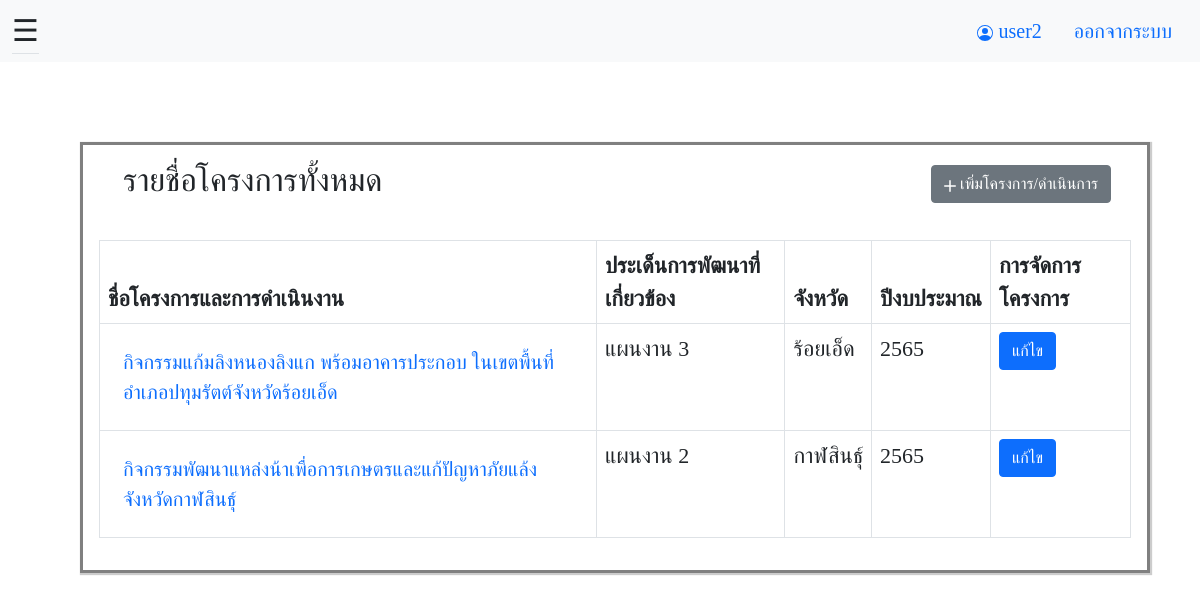
Screenshot of /index/index.php (signed in) with the database file from the repository.
### tables this page shows
CREATE TABLE `project` (
  `project_id` int(11) NOT NULL,
  `project_name` varchar(100) NOT NULL,
  `development_subject` varchar(200) NOT NULL,
  `project_roadmap` varchar(100) NOT NULL,
  `project_main` varchar(100) NOT NULL,
  `project_sub` varchar(100) NOT NULL,
  `operation_type` varchar(200) NOT NULL,
  `project_code` varchar(100) NOT NULL,
  `use_budget` varchar(200) NOT NULL,
  `budget_year` varchar(200) NOT NULL,
  `institution` varchar(100) NOT NULL,
  `province` varchar(100) NOT NULL,
  `target_user` varchar(100) NOT NULL,
  `project_objective` varchar(200) NOT NULL,
  `project_result` varchar(200) NOT NULL,
  `project_additional` varchar(200) NOT NULL,
  `budget_province_plan` int(11) DEFAULT NULL,
  `budget_province_receive` int(11) DEFAULT NULL,
  `budget_province_use` int(11) DEFAULT NULL,
  `budget_department_plan` int(11) DEFAULT NULL,
  `budget_department_receive` int(11) DEFAULT NULL,
  `budget_department_use` int(11) DEFAULT NULL,
  `budget_local_plan` int(11) DEFAULT NULL,
  `budget_local_receive` int(11) DEFAULT NULL,
  `budget_local_use` int(11) DEFAULT NULL,
  `budget_private_plan` int(11) DEFAULT NULL,
  `budget_private_receive` int(11) DEFAULT NULL,
  `budget_private_use` int(11) DEFAULT NULL,
  `user_id` int(11) NOT NULL,
  `file_path` varchar(200) NOT NULL
);

### index/index.php (the view, shortened to what this page needs)
<!DOCTYPE html>
<html lang="en">
<head>
  <?php include "../connect.php" ?>
</head>
<body>
  <?php
  $stmt = $pdo->prepare("SELECT * FROM project");
  $stmt->execute();
  ?>
  <header>
    <nav class="navbar navbar-expand-lg navbar-light bg-light">
      <div class="container-fluid">
        <ul class="nav nav-tabs">
          <li class="nav-item">
            <span clss="marginle" style="font-size:30px;cursor:pointer" onclick="openNav()">&#9776; </span>
          </li>
        </ul>
        <ul class="nav justify-content-end">
          <li class="nav-item">
              <a class=nav-link active aria-current="page"> <?php
echo $_COOKIE["user_name"]; ?></a>
        </li>
          <li class="nav-item">
            <a class="nav-link active" aria-current="page" href="../login/index.php">ออกจากระบบ</a>
          </li>
        </ul>
  </header>
  <div id="main" class="main bd-main order-1">
    <div class="bd-intro ps-lg-4">
      <div class="d-md-flex flex-md-row-reverse align-items-center justify-content-between">
        <a class="btn btn-secondary" href="add_project.php" title="add_project" rel="noopener" style="margin-right: 20px;"><svg xmlns="http://www.w3.org/2000/svg" width="12" height="12" fill="currentColor" class="bi bi-plus-lg" viewBox="0 0 16 16">
            <path d="M8 0a1 1 0 0 1 1 1v6h6a1 1 0 1 1 0 2H9v6a1 1 0 1 1-2 0V9H1a1 1 0 0 1 0-2h6V1a1 1 0 0 1 1-1z" />
          </svg> เพิ่มโครงการ/ดำเนินการ </a>
        <h2 class="bd-title" id="content">รายชื่อโครงการทั้งหมด</h2>
      </div>
    </div>
    <br>
    <table class="table table-bordered">
      <thead>
        <tr>
          <th scope="col">ชื่อโครงการและการดำเนินงาน</th>
          <th scope="col">ประเด็นการพัฒนาที่เกี่ยวข้อง</th>
          <th scope="col">จังหวัด</th>
          <th scope="col">ปีงบประมาณ</th>
          <th scope="col">การจัดการโครงการ</th>
        </tr>
        <?php while ($row = $stmt->fetch()) { ?>
      </thead>
      <tbody>
        <tr>
          <td><a class="text-primary decoration-none" href="detail.php?project_id=<?=$row["project_id"] ?>"> <?= $row["project_name"] ?></a> </td>
          <td><?= $row["project_roadmap"] ?></td>
          <td><?= $row["province"] ?></td>
          <td><?= $row["budget_year"] ?></td>
          <td><a class="btn btn-primary" href="edit_project.php?project_id=<?= $row["project_id"] ?>">แก้ไข</a></td>
        </tr>
      </tbody>
    <?php } ?>
    </table>
  </div>
</body>
</html>

### index/StyleIndex.css (style rules this page uses)
body { font-family: myFirstFont; font-size: 22px; margin-top: 0px; width: auto; margin-left: auto; margin-right: auto; }
div.main { margin-top: 80px; margin-left: 80px; margin-right: 50px; width: auto; position: relative; height: fit-content; border: 3px solid gray; box-shadow: 1px 1px 1px 1px #ccc; }
div a { text-decoration: none; color: white; font-size: 20px; padding: 15px; display:inline-block; }
ul { display: inline; margin: 0; padding: 0; }
ul li { display: inline-block; }
#main { transition: margin-left .5s; padding: 16px; }

### rows the page displays
project: project_name "กิจกรรมแก้มลิงหนองลิงแก พร้อมอาคารประกอบ ในเขตพื้นที่ อำเภอปทุมรัตต์จังหวัดร้อยเอ็ด", project_roadmap "แผนงาน 3", province "ร้อยเอ็ด", budget_year "2565"
project: project_name "กิจกรรมพัฒนาแหล่งน้าเพื่อการเกษตรและแก้ปัญหาภัยแล้ง จังหวัดกาฬสินธุ์", project_roadmap "แผนงาน 2", province "กาฬสินธุ์", budget_year "2565"

### other values shown
$_COOKIE["user_name"] "user2"
